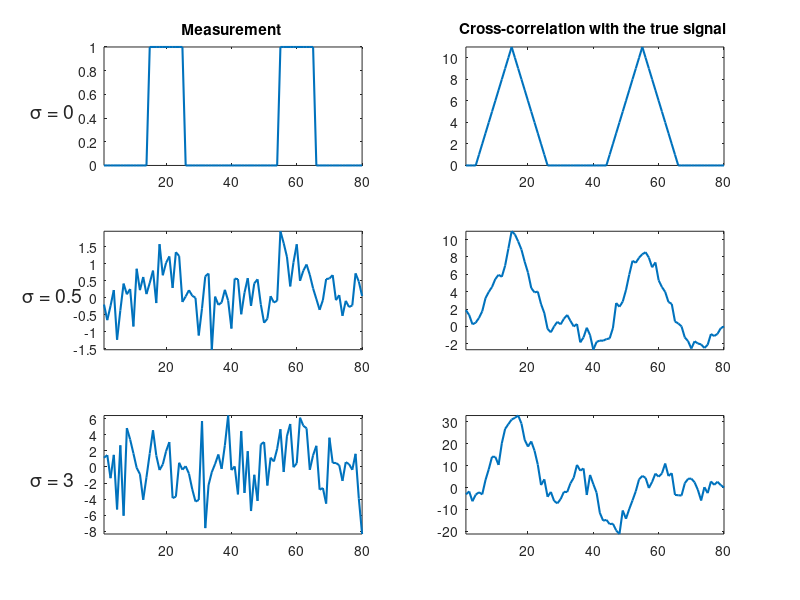

MATLAB code to generate this figure:
% Code for generating the XC figure

rng(1953);

L = 11;
N = 100;
ind = [15, 55];
x = ones(L,1);
y = zeros(N,1);
y(ind(1):ind(1)+L-1) = x;
y(ind(2):ind(2)+L-1) = x;
sigma1 = 0.5;
y1 = y + sigma1*randn(N,1);
sigma2 = 3;
y2 = y + sigma2*randn(N,1);

xc = xcorr(x,y); 
xc1 = xcorr(x,y1); 
xc2 = xcorr(x,y2); 

ln = 1.5;
fs = 14;

figure(321); 

%subplot(321); plot(1:N,y,'linewidth',ln); 
subplot(321); plot(1:80,y(1:80),'linewidth',ln); 
t1 = title('Measurement');
titlePos = get( t1 , 'position');
titlePos(2) = 1.1;
set( t1 , 'position' , titlePos);
ylabel('\sigma = 0'); set(get(gca,'ylabel'),'rotation',0)
set(get(gca,'ylabel'),'Units', 'Normalized','Position',[-.2,0.4,0]);
set(get(gca,'ylabel'),'FontSize',fs);
axis tight

%subplot(322); plot(1:N,xc(L+1:N+L),'linewidth',ln); 
subplot(322); plot(1:80,xc(32:111),'linewidth',ln); 
t2 = title('Cross-correlation with the true signal');
titlePos = get( t2 , 'position');
titlePos(2) = 12;
set( t2 , 'position' , titlePos);
axis tight

%ylim([ylimXlow,ylimXhigh]);

%subplot(323); plot(1:N,y1,'linewidth',ln); 
subplot(323); plot(1:80,y1(1:80),'linewidth',ln); 
%ylim([-10,15]);
ylabel(['\sigma = ' , num2str(sigma1)]); set(get(gca,'ylabel'),'rotation',0)
set(get(gca,'ylabel'),'Units', 'Normalized','Position',[-.2,0.4,0]);
set(get(gca,'ylabel'),'FontSize',fs);
axis tight

%subplot(324); plot(1:N,xc1(L+1:N+L),'linewidth',ln); 
subplot(324); plot(1:80,xc1(32:111),'linewidth',ln); 
axis tight

%ylim([ylimXlow,ylimXhigh]);

%subplot(325); plot(1:N,y2,'linewidth',ln); 
subplot(325); plot(1:80,y2(1:80),'linewidth',ln); 
%ylim([-10,15]);
ylabel(['\sigma = ' , num2str(sigma2)]); set(get(gca,'ylabel'),'rotation',0)
set(get(gca,'ylabel'),'Units', 'Normalized','Position',[-.2,0.4,0]);
set(get(gca,'ylabel'),'FontSize',fs);
axis tight

%subplot(326); plot(1:N,xc2(L+1:N+L),'linewidth',ln); 
subplot(326); plot(1:80,xc2(32:111),'linewidth',ln); 
axis tight
%ylim([ylimXlow,ylimXhigh]);

%pdf_print_code(gcf,'XC_example.pdf', 14)

